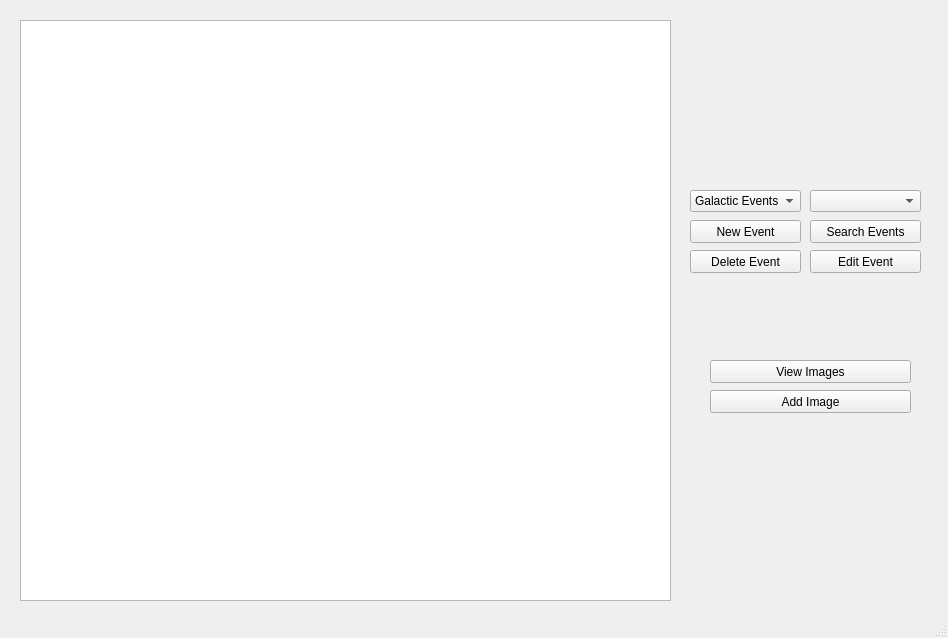
<?xml version="1.0" encoding="UTF-8"?>
<ui version="4.0">
 <class>MainWindow</class>
 <widget class="QMainWindow" name="MainWindow">
  <property name="geometry">
   <rect>
    <x>0</x>
    <y>0</y>
    <width>948</width>
    <height>638</height>
   </rect>
  </property>
  <property name="minimumSize">
   <size>
    <width>948</width>
    <height>638</height>
   </size>
  </property>
  <property name="maximumSize">
   <size>
    <width>948</width>
    <height>638</height>
   </size>
  </property>
  <property name="windowTitle">
   <string>Universe Galaxies</string>
  </property>
  <widget class="QWidget" name="centralwidget">
   <widget class="QComboBox" name="events">
    <property name="geometry">
     <rect>
      <x>690</x>
      <y>190</y>
      <width>111</width>
      <height>22</height>
     </rect>
    </property>
    <property name="editable">
     <bool>false</bool>
    </property>
    <item>
     <property name="text">
      <string>Galactic Events</string>
     </property>
    </item>
    <item>
     <property name="text">
      <string>PLanetary Event</string>
     </property>
    </item>
    <item>
     <property name="text">
      <string>Asteroid Impacts</string>
     </property>
    </item>
    <item>
     <property name="text">
      <string>Nebula Events</string>
     </property>
    </item>
    <item>
     <property name="text">
      <string>Stellar Event</string>
     </property>
    </item>
   </widget>
   <widget class="QComboBox" name="comboBox_4">
    <property name="geometry">
     <rect>
      <x>810</x>
      <y>190</y>
      <width>111</width>
      <height>22</height>
     </rect>
    </property>
   </widget>
   <widget class="QPushButton" name="new_event_button">
    <property name="geometry">
     <rect>
      <x>690</x>
      <y>220</y>
      <width>111</width>
      <height>23</height>
     </rect>
    </property>
    <property name="mouseTracking">
     <bool>false</bool>
    </property>
    <property name="accessibleName">
     <string/>
    </property>
    <property name="autoFillBackground">
     <bool>false</bool>
    </property>
    <property name="text">
     <string>New Event</string>
    </property>
    <property name="autoRepeat">
     <bool>false</bool>
    </property>
    <property name="autoDefault">
     <bool>false</bool>
    </property>
    <property name="default">
     <bool>false</bool>
    </property>
    <property name="flat">
     <bool>false</bool>
    </property>
   </widget>
   <widget class="QPushButton" name="search_event_button">
    <property name="geometry">
     <rect>
      <x>810</x>
      <y>220</y>
      <width>111</width>
      <height>23</height>
     </rect>
    </property>
    <property name="text">
     <string>Search Events</string>
    </property>
   </widget>
   <widget class="QPushButton" name="delete_event_button">
    <property name="geometry">
     <rect>
      <x>690</x>
      <y>250</y>
      <width>111</width>
      <height>23</height>
     </rect>
    </property>
    <property name="text">
     <string>Delete Event</string>
    </property>
   </widget>
   <widget class="QPushButton" name="edit_event_button">
    <property name="geometry">
     <rect>
      <x>810</x>
      <y>250</y>
      <width>111</width>
      <height>23</height>
     </rect>
    </property>
    <property name="text">
     <string>Edit Event</string>
    </property>
   </widget>
   <widget class="QTableWidget" name="show_table">
    <property name="geometry">
     <rect>
      <x>20</x>
      <y>20</y>
      <width>651</width>
      <height>581</height>
     </rect>
    </property>
   </widget>
   <widget class="QPushButton" name="new_event_button_2">
    <property name="geometry">
     <rect>
      <x>710</x>
      <y>360</y>
      <width>201</width>
      <height>23</height>
     </rect>
    </property>
    <property name="text">
     <string>View Images</string>
    </property>
   </widget>
   <widget class="QPushButton" name="new_event_button_3">
    <property name="geometry">
     <rect>
      <x>710</x>
      <y>390</y>
      <width>201</width>
      <height>23</height>
     </rect>
    </property>
    <property name="text">
     <string>Add Image</string>
    </property>
   </widget>
  </widget>
  <widget class="QMenuBar" name="menubar">
   <property name="geometry">
    <rect>
     <x>0</x>
     <y>0</y>
     <width>948</width>
     <height>18</height>
    </rect>
   </property>
  </widget>
  <widget class="QStatusBar" name="statusbar"/>
 </widget>
 <resources/>
 <connections/>
</ui>
